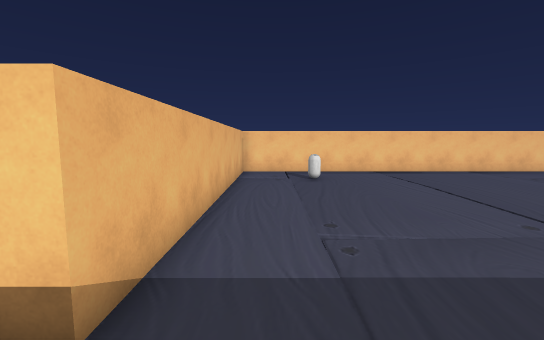
view 1 (above)

14 first-person views from a walk through a 3-D level made in the Unity game engine. The camera is 1.5 m above the floor, tilts 6° down and sees 90° across. Doors are open. The floor is counted in squares, 1 m on a side. Each view is taken from the middle of a square. On the plan, view 1 faces up. The plan holds only what a view shows up to about 14 squares ahead; the rest is blank. The place goes on beyond the plan. The player is left out. Some animated figures are not drawn. Some surface patterns are stand-ins.

view 2
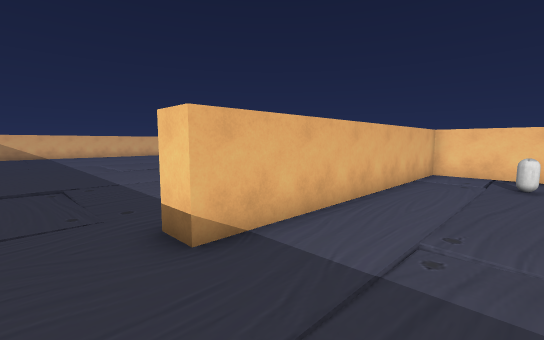

view 3
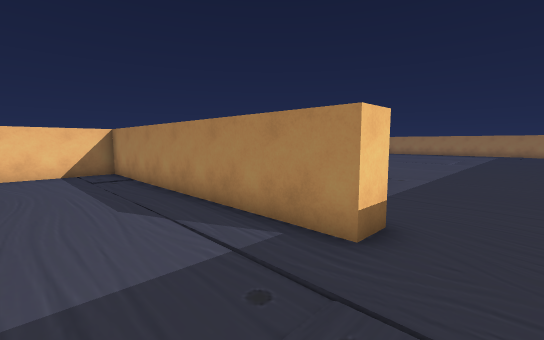

view 4
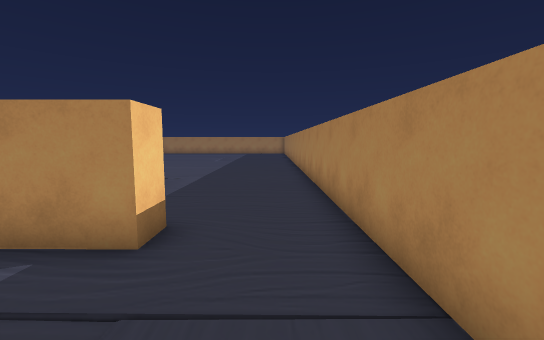

view 5
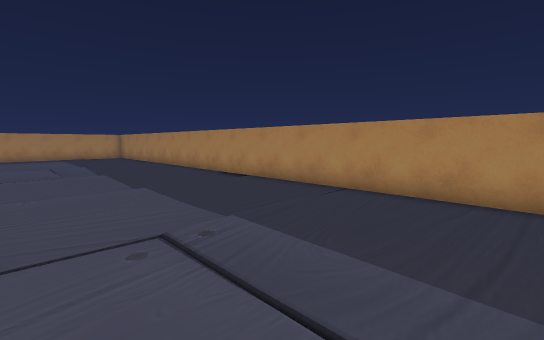

view 6
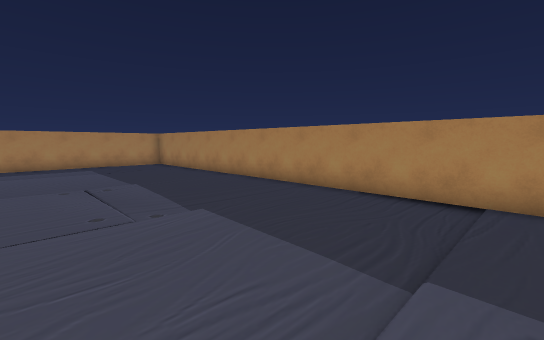

view 7
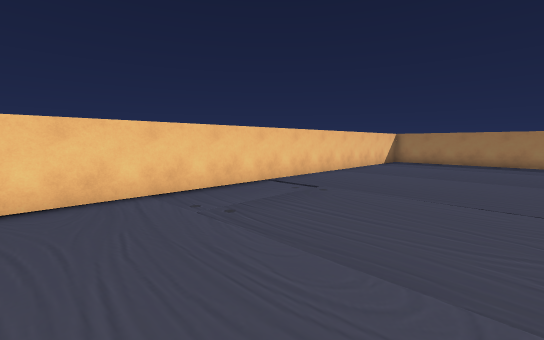

view 8
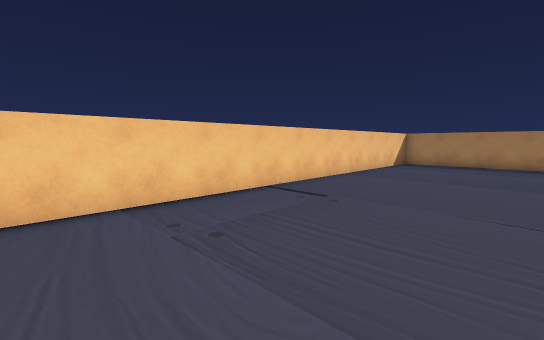

view 9
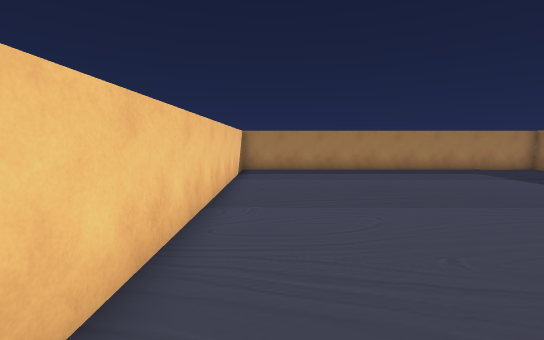

view 10
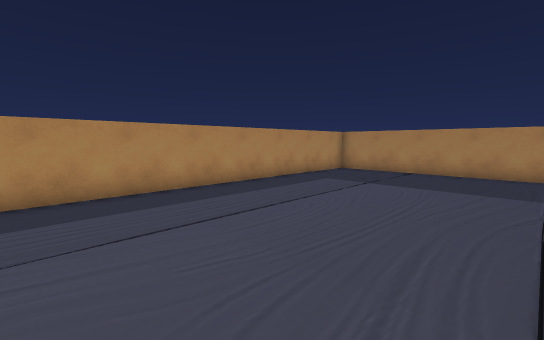

view 11
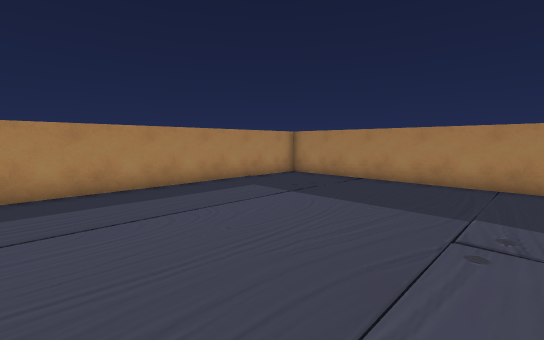

view 12
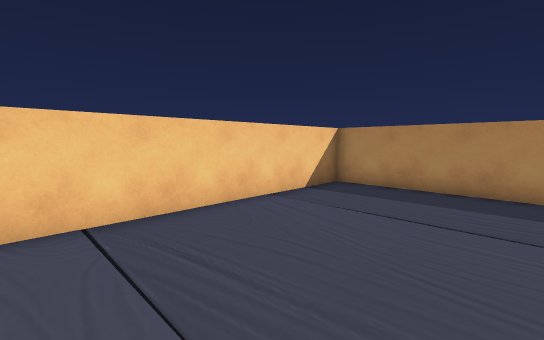

view 13
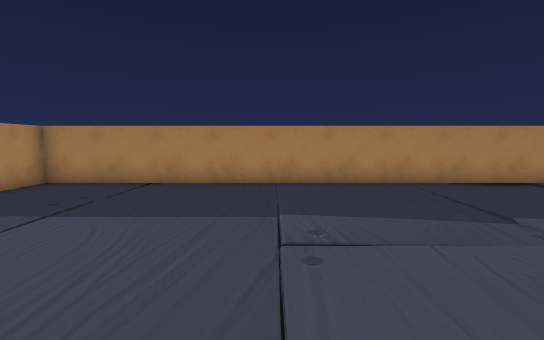

view 14
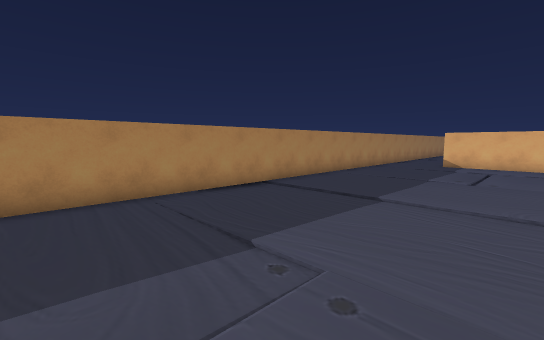

### Floor plan
Points are (right, up) in squares from view 1. A wall is a line through its corners. A room is listed if a view was taken in it or the views show most of it. See-through windows are left out.
Room 1 (views 1, 2, 5, 6, 7, 8, 9, 10, 11, 12, 13, 14)
walls: (-2.1, -1.5) (27, -1.5) (27, 13.5) (-1.4, 13.5) (-1.4, 1.8)
ways out: open door at (-2, 0) to room 2
objects: other object (2, 11)
Room 2 (views 3, 4)
walls: (-2.4, 1.8) (-2.4, 13.5) (-6.1, 13.5); (-4.6, -1.5) (-2.1, -1.5)
ways out: open door at (-2, 0) to room 1

Positions as (right, up) in squares from view 1, and headings:
1: (0, 0), facing up
2: (2, 0), facing up-left
3: (-6, 0), facing up-right
4: (-6, 0), facing right
5: (1, 6), facing down-right
6: (9, 6), facing down-right
7: (7, 6), facing up-right
8: (8, 7), facing up-right
9: (13, 12), facing right
10: (19, 12), facing down-right
11: (18, 9), facing down-right
12: (18, 8), facing up-right
13: (19, 8), facing down
14: (17, 6), facing down-left
